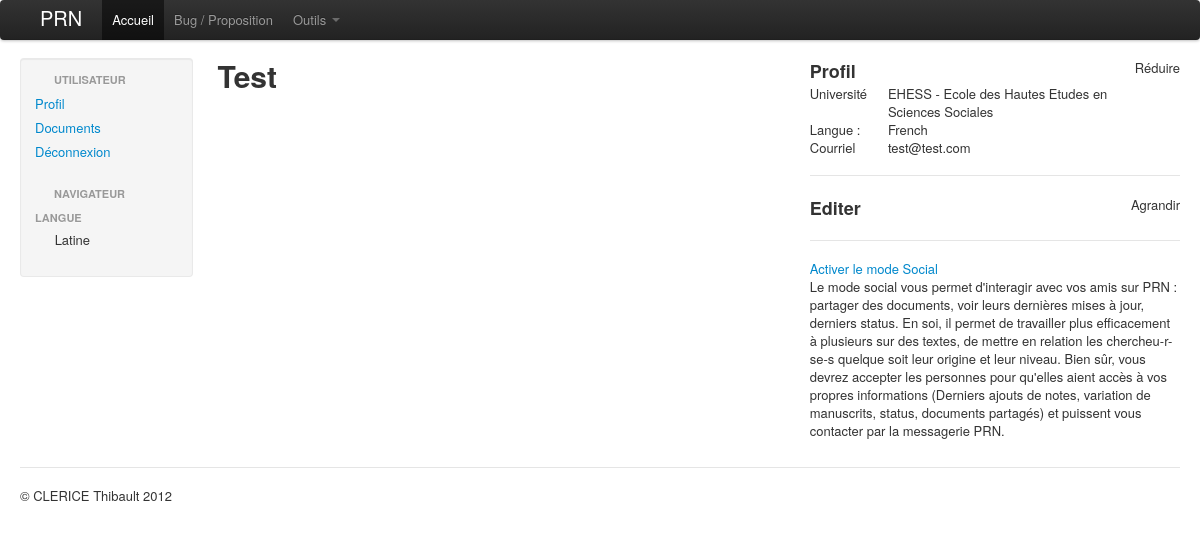
/user/profile.html (signed in), run on the app's committed database.
### tables this page shows
CREATE TABLE IF NOT EXISTS `users` (
  `id` int(11) NOT NULL AUTO_INCREMENT,
  `login` varchar(255) NOT NULL,
  `pwd` varchar(64) NOT NULL,
  `name` varchar(255) NOT NULL,
  `signup` date NOT NULL,
  `verif_key` varchar(64) NOT NULL,
  `email` varchar(255) NOT NULL,
  `university` int(11) NOT NULL DEFAULT '-1',
  `lage` varchar(3) NOT NULL,
  PRIMARY KEY (`id`),
  UNIQUE KEY `login` (`login`,`name`,`email`),
  KEY `university` (`university`)
);

CREATE TABLE IF NOT EXISTS `university` (
  `id` int(11) NOT NULL AUTO_INCREMENT,
  `name` varchar(255) NOT NULL,
  PRIMARY KEY (`id`),
  UNIQUE KEY `name` (`name`)
);

### www/inc/header.user.profile.php (called while the page is built, shortened)
<?php
	if(sessionBolean())
	{
		if(isset($_GET['uid']))
		{
			$usid = $_GET['uid'];
			$profileaccess = socialBolean($usid);
		}
		else
		{
			$usid = $_SESSION['uid'];
			$profileaccess = true;
		}
		$usinfo = $connectBDD->prepare("SELECT users.id, users.name, users.lage, users.email, university.name as uname FROM users, university WHERE users.id=? AND users.university=university.id LIMIT 1");
		$usinfo->execute(array($usid));
		$us = $usinfo->fetch(PDO::FETCH_OBJ);
	}
?>

### www/inc/inc.func.lang.php (called while the page is built, shortened)
<?php
	function langReturn($varchar)
	{
		$langs = langList();
		return $langs[$varchar];
	}
?>

### www/inc/inc.function.social.php (called while the page is built, shortened)
<?php
	function socialBolean($uid = false)
	{
		if(isset($_SESSION['uid']) && $uid == false)
		{
			$uid = $_SESSION['uid'];
		}
		if($uid != false)
		{
			global $connectBDD;
			if(!is_string($connectBDD))
			{
				$query = $connectBDD->prepare("SELECT id FROM social_users WHERE user= ? AND status= ? LIMIT 1");
				$query->execute(array($uid, 1));
				if($query->rowCount() == 1)
				{
					return true;
				}
				else
				{
					return false;
				}
			}
			else
			{
				return false;
			}
		}
		else
		{
			return false;
		}
	}
?>

### www/inc/minor/p.user.profile.php (the view, shortened to what this page needs)
<?php
	if($profileaccess == true)
	{
	?>
	<span class="pull-right">
		<span class="link minimize-next" target="profile"><i class="icon-minus-sign"></i> Réduire</span>
	</span>
	<h3>Profil</h3>
	<div id="profile">
		<div class="row">
			<div class="span2">Université</div><div class="span8"><?php echo $us->uname; ?></div>
		</div>
		<div class="row">
			<div class="span2">Langue :</div><div class="span8"><?php echo langReturn($us->lage); ?></div>
		</div>
		<div class="row">
			<div class="span2">Courriel</div><div class="span8"><?php echo $us->email; ?></div>
		</div>
	</div>
	<hr />
	<?php
	if($usid == $_SESSION['uid'])
	{
	?>
	<span class="pull-right">
		<span class="link minimize-next" target="profile-edit"><i class="icon-plus-sign"></i> Agrandir</span>
	</span>
	<h3>Editer</h3>
	<hr />
	<?php
	}
	if(!socialBolean())
	{
		?>
		<a class="activate-social">Activer le mode Social</a>
		<p>Le mode social vous permet d'interagir avec vos amis sur PRN : partager des documents, voir leurs dernières mises à jour, derniers status. En soi, il permet de travailler plus efficacement à plusieurs sur des textes, de mettre en relation les chercheu-r-se-s quelque soit leur origine et leur niveau. Bien sûr, vous devrez accepter les personnes pour qu'elles aient accès à vos propres informations (Derniers ajouts de notes, variation de manuscrits, status, documents partagés) et puissent vous contacter par la messagerie PRN.
		</p>
		<?php
	}
}
?>

### www/inc/major/p.user.profile.php (shortened to what this page needs)
<?php
	if($profileaccess == true)
	{
	echo '<h1>'.$us->name.'</h1>';
?>
<?php
}
else
{
error(0);
}
?>

### www/index.php (style rules this page uses)
html, body { min-height:100%; }
.link { cursor:pointer; }

### data on the page
users: name "Test", university.name "EHESS - Ecole des Hautes Etudes en Sciences Sociales", lage "French", email "test@test.com"

### other printed values
$connected "Outils"
$key "Latine"
